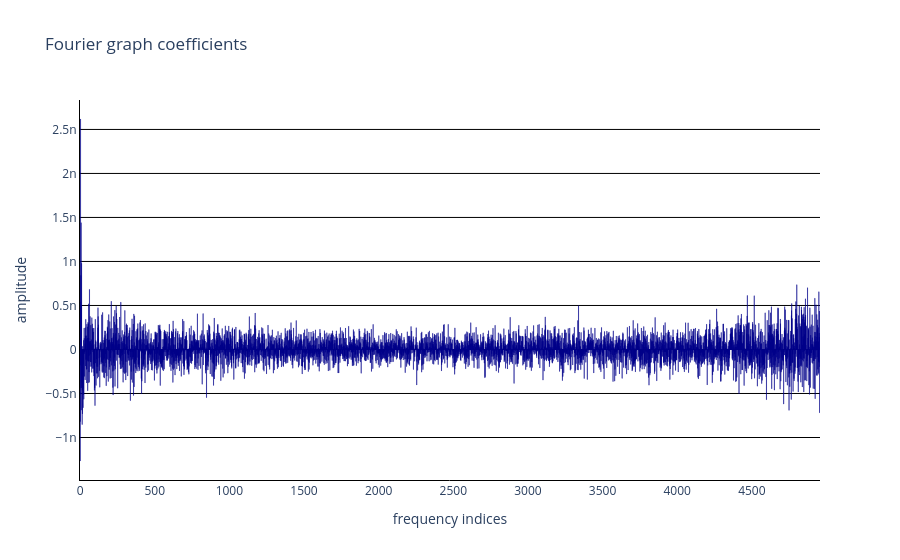

The notebook cell this image was saved under:
### Code cell
mm.viz.plot_spectrum(data["cst"]@recon[:,idx_peak])

### Figure 1 — Plotly figure (JSON) as saved in the notebook; plotly's stock layout.template omitted (floating-point values rounded to 4 significant figures; data arrays with more than 128 entries replaced by an {"elided": "..."} marker saying what was removed)
{"data": [{"marker": {"color": "darkblue", "line": {"color": "darkblue"}}, "type": "bar", "y": {"elided": "4957 float values"}}], "layout": {"plot_bgcolor": "white", "showlegend": false, "title": {"text": "Fourier graph coefficients"}, "xaxis": {"linecolor": "black", "title": {"text": "frequency indices"}}, "yaxis": {"gridcolor": "black", "linecolor": "black", "title": {"text": "amplitude"}}}}
